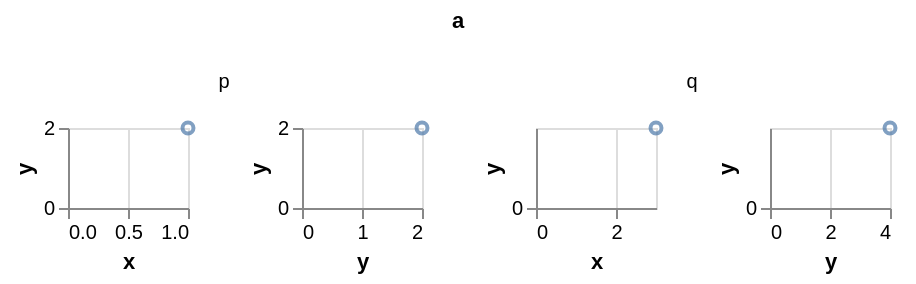

Source (Vega-Lite JSON):
### Vega-Lite specification from a JSON file in a GitHub repository (floating-point values rounded to 4 significant figures)
{"$schema": "https://vega.github.io/schema/vega-lite/v6.json", "description": "The same shape reached by repetition rather than by concatenation, which is worth its own fixture only because of *when* the rewrite happens: a repeat at the top of a chart is normalised before anything looks at it, and a repeat that is a grid's cell cannot be, because until the grids are peeled off it is not the thing being compiled. So it is normalised after the peel, where it stands.", "data": {"values": [{"a": "p", "x": 1, "y": 2}, {"a": "q", "x": 3, "y": 4}]}, "facet": {"column": {"field": "a"}}, "spec": {"repeat": {"column": ["x", "y"]}, "spec": {"width": 60, "height": 40, "mark": "point", "encoding": {"x": {"field": {"repeat": "column"}, "type": "quantitative"}, "y": {"field": "y", "type": "quantitative"}}}}}
